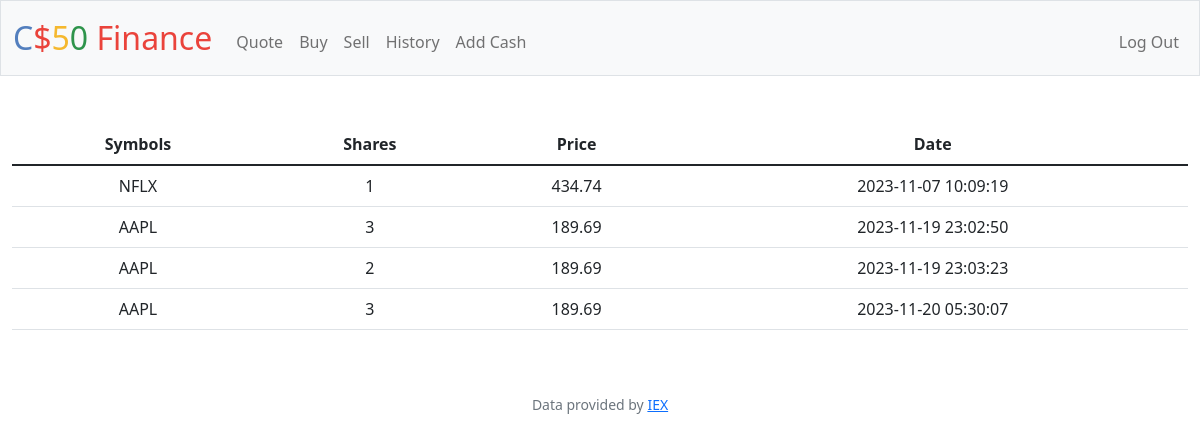
Screenshot of /history (signed in) with the database file from the repository.
### tables this page shows
CREATE TABLE 'transactions' ('id' INTEGER PRIMARY KEY AUTOINCREMENT NOT NULL, 'user_id' INTEGER, 'symbol' TEXT, 'shares' INTEGER, 'price' REAL, 'date' DATETIME);

### app.py (the view)
@app.route("/history")
@login_required
def history():
    user_id = session["user_id"]
    transactions_db = db.execute(
        "SELECT * FROM transactions WHERE user_id = :id", id=user_id
    )
    return render_template("history.html", transactions=transactions_db)

### app.py (called while the page is built)
@app.after_request
def after_request(response):
    response.headers["Cache-Control"] = "no-cache, no-store, must-revalidate"
    response.headers["Expires"] = 0
    response.headers["Pragma"] = "no-cache"
    return response

### helpers.py (called while the page is built)
def login_required(f):
    @wraps(f)
    def decorated_function(*args, **kwargs):
        if session.get("user_id") is None:
            return redirect("/login")
        return f(*args, **kwargs)
    return decorated_function

### templates/history.html (shortened to what this page needs)
{% extends "layout.html" %}
{% block main %}
    <table class="table">
        <thead>
            <tr>
                <th scope="col">Symbols</th>
                <th scope="col">Shares</th>
                <th scope="col">Price</th>
                <th scope="col">Date</th>
            </tr>
        </thead>
        <tbody>
            {% for row in transactions %}
            <tr>
                <td>{{ row["symbol"] }}</td>
                <td>{{ row["shares"] }}</td>
                <td>{{ row["price"] }}</td>
                <td>{{ row["date"] }}</td>
            </tr>
            {% endfor %}
        </tbody>
    </table>
{% endblock %}

### templates/layout.html (shortened to what this page needs)
<!DOCTYPE html>
<html lang="en">
    <head>
        <link href="https://cdn.jsdelivr.net/npm/bootstrap@5.1.3/dist/css/bootstrap.min.css" rel="stylesheet">
        <link href="/static/styles.css" rel="stylesheet">
    </head>
    <body>
        <nav class="bg-light border navbar navbar-expand-md navbar-light">
            <div class="container-fluid">
                <a class="navbar-brand" href="/"><span class="blue">C</span><span class="red">$</span><span class="yellow">5</span><span class="green">0</span> <span class="red">Finance</span></a>
                <div class="collapse navbar-collapse" id="navbar">
                    {% if session["user_id"] %}
                        <ul class="navbar-nav me-auto mt-2">
                            <li class="nav-item"><a class="nav-link" href="/quote">Quote</a></li>
                            <li class="nav-item"><a class="nav-link" href="/buy">Buy</a></li>
                            <li class="nav-item"><a class="nav-link" href="/sell">Sell</a></li>
                            <li class="nav-item"><a class="nav-link" href="/history">History</a></li>
                            <li class="nav-item"><a class="nav-link" href="/add_cash">Add Cash</a></li>
                        </ul>
                        <ul class="navbar-nav ms-auto mt-2">
                            <li class="nav-item"><a class="nav-link" href="/logout">Log Out</a></li>
                        </ul>
                    {% else %}
                        <ul class="navbar-nav ms-auto mt-2">
                            <li class="nav-item"><a class="nav-link" href="/register">Register</a></li>
                            <li class="nav-item"><a class="nav-link" href="/login">Log In</a></li>
                        </ul>
                    {% endif %}
                </div>
            </div>
        </nav>
        <main class="container-fluid py-5 text-center">
            {% block main %}{% endblock %}
        </main>
        <footer class="mb-5 small text-center text-muted">
            Data provided by <a href="https://iexcloud.io/">IEX</a>
        </footer>
    </body>
</html>

### static/styles.css (style rules this page uses)
nav .navbar-brand { font-size: xx-large; }
nav .navbar-brand .blue { color: #537fbe; }
nav .navbar-brand .red { color: #ea433b; }
nav .navbar-brand .yellow { color: #f5b82e; }
nav .navbar-brand .green { color: #2e944b; }
.border-bottom-none tr td, th { border-bottom: none }

### rows the page displays
transactions: symbol "NFLX", shares "1", price "434.74", date "2023-11-07 10:09:19"
transactions: symbol "AAPL", shares "3", price "189.69", date "2023-11-19 23:02:50"
transactions: symbol "AAPL", shares "2", price "189.69", date "2023-11-19 23:03:23"
transactions: symbol "AAPL", shares "3", price "189.69", date "2023-11-20 05:30:07"
